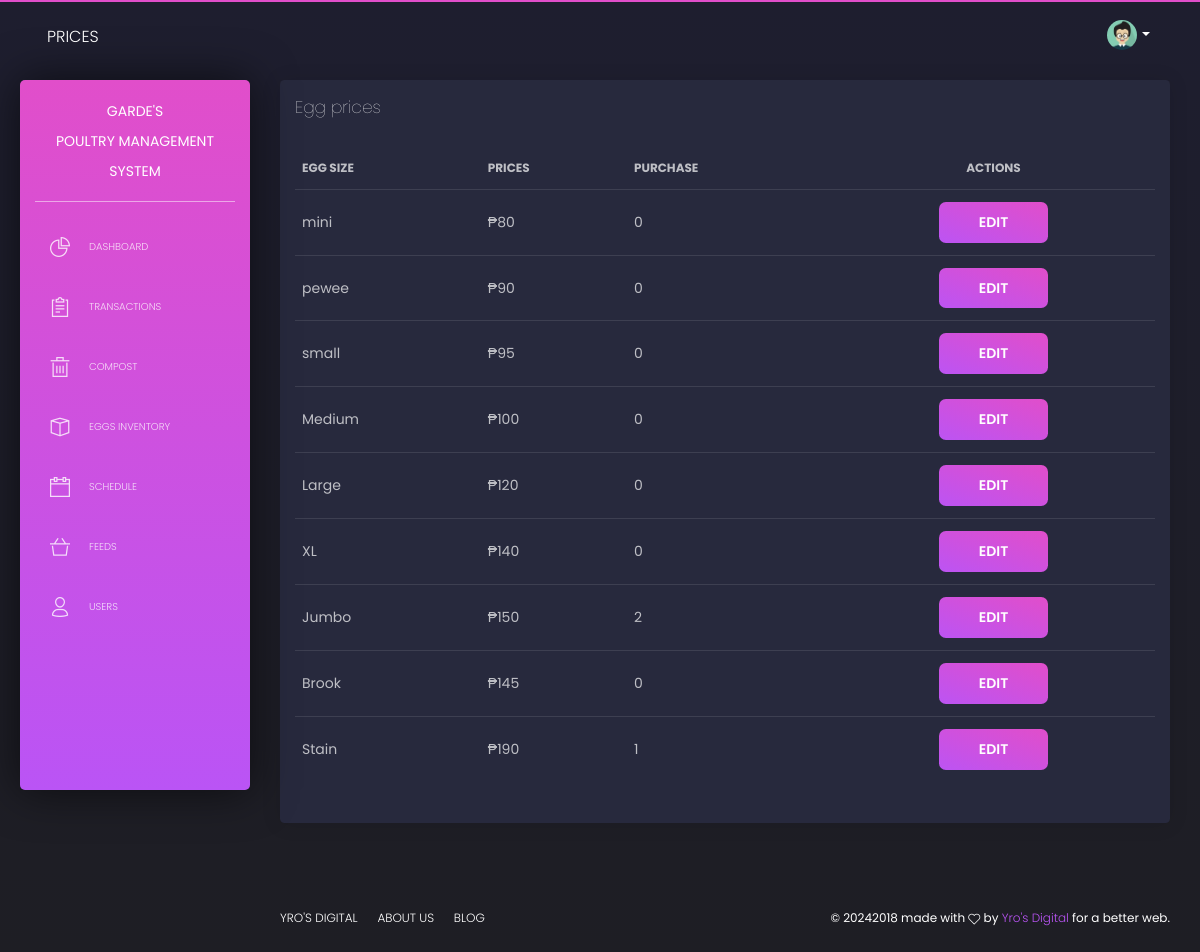
The app's page /admin/examples/prices.php with its own data.
### tables this page shows
CREATE TABLE IF NOT EXISTS `prices` (
  `id` int(11) NOT NULL AUTO_INCREMENT,
  `mname` varchar(50) DEFAULT NULL,
  `prices` int(11) DEFAULT NULL,
  PRIMARY KEY (`id`)
);

### includes/database.php (called while the page is built, shortened)
<?php
class Database{
    public function connect(){
        $this->servername = 'localhost';
        $this->username = 'root';
        $this->password = '';
        $this->dbname = 'newpoultry';
        $conn = new mysqli($this->servername, $this->username, $this->password, $this->dbname);
        return $conn;
    }
}
?>

### admin/examples/prices.php (the view, shortened to what this page needs)
<!DOCTYPE html>
<html lang="en">
<?php include 'includes/head.php'; ?>
<body class="">
  <div class="wrapper">
    <?php include 'includes/sidebar.php'?>
    <div class="main-panel">
      <?php include "includes/nav.php" ?>
      <div class="content">
        <div class="row">
          <div class="col-md-12">
            <div class="card ">
              <div class="card-header">
                <h4 class="card-title"> Egg prices</h4>
              </div>
              <div class="card-body">
                <div class="table-responsive">
                  <table class="table tablesorter " id="" >
                    <thead class=" text-primary">
                      <tr>
                        <th>
                          Egg Size
                        </th>
                        <th>
                          Prices
                        </th>
                        <th>
                          Purchase
                        </th>
                        <th class="text-center">
                          Actions
                        </th>
                      </tr>
                    </thead>
                    <tbody>
                      <?php
                      include "../../includes/database.php";
                      $db6 = new Database();
                      $sqlx = "SELECT p.id,p.mname,p.prices,(SELECT case when SUM(quantity)IS null then '0' ELSE SUM(quantity) end FROM transaction WHERE transaction.egg_type = p.id)'purchase' FROM prices p, transaction t GROUP BY p.id";
                      $resultset = mysqli_query($db6->connect(), $sqlx);
                      while($column = mysqli_fetch_array($resultset)){
                        $c0 = $column[0];
                        $c1 = $column[1];
                        $c2 = $column[2];
                        $c3 = $column[3];
                       ?>
                      <tr>
                        <td>
                          <?php echo $c1; ?>
                        </td>
                        <td>
                          <?php echo "₱".$c2; ?>
                        </td>
                        <td>
                          <?php echo $c3; ?>
                        </td>
                        <td class="text-center">
                            <button class="btn btn-fill btn-primary" onclick="
                            document.getElementById('field0').value = '<?php echo $c0; ?>';
                            document.getElementById('field1').value = '<?php echo $c1; ?>';
                            document.getElementById('field2').value = '<?php echo $c2; ?>';
                            document.getElementById('modax').style.display='';
                            document.getElementById('field2').focus();
                            ">EDIT</button>
                        </td>
                      </tr>
                      <?php
                    }
                       ?>
                    </tbody>
                  </table>
                </div>
              </div>
            </div>
          </div>
        </div>
      </div>
      <?php include 'includes/footer.php'; ?>
    </div>
  </div>
</body>
</html>

### records on screen
prices: mname "mini", prices "80", c3 "0"
prices: mname "pewee", prices "90", c3 "0"
prices: mname "small", prices "95", c3 "0"
prices: mname "Medium", prices "100", c3 "0"
prices: mname "Large", prices "120", c3 "0"
prices: mname "XL", prices "140", c3 "0"
prices: mname "Jumbo", prices "150", c3 "2"
prices: mname "Brook", prices "145", c3 "0"
prices: mname "Stain", prices "190", c3 "1"

### other values on screen
$pagename "PRICES"
